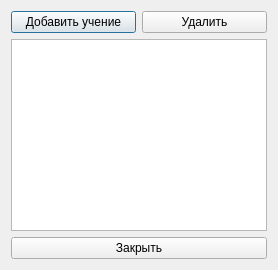
<?xml version="1.0" encoding="UTF-8"?>
<ui version="4.0">
 <class>ExerciseLogForm</class>
 <widget class="QDialog" name="ExerciseLogForm">
  <property name="windowTitle">
   <string>Журнал учений</string>
  </property>
  <layout class="QVBoxLayout" name="mainLayout">
   <item>
    <layout class="QHBoxLayout" name="topButtons">
     <item>
      <widget class="QPushButton" name="buttonAddExercise">
       <property name="text"><string>Добавить учение</string></property>
      </widget>
     </item>
     <item>
      <widget class="QPushButton" name="buttonDeleteExercise">
       <property name="text"><string>Удалить</string></property>
      </widget>
     </item>
    </layout>
   </item>
   <item>
    <widget class="QTableWidget" name="exerciseTable"/>
   </item>
   <item>
    <widget class="QPushButton" name="buttonClose">
     <property name="text"><string>Закрыть</string></property>
    </widget>
   </item>
  </layout>
 </widget>
 <resources/>
 <connections/>
</ui>
